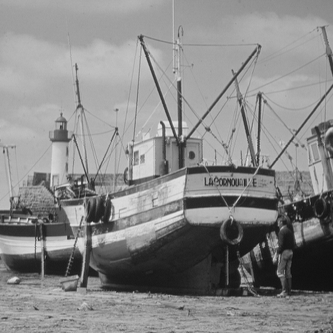
%> input picture tugas-1/task1/test_images/gray1.bmp, 333 x 333 px, shrunk from 512 x 512 before the run
$ octave test_script_calculate_histogram.m   (GNU Octave 9; MATLAB toolbox functions it lacks are replaced by stand-ins)
%> lines starting %> are read from the running program, lines starting %| are printed output that depends on the picture
### tugas-1/task1/calculate_histogram.m
function hist_values = calculate_histogram(img)
    if size(img, 3) == 3
        img = rgb2gray(img);
    end

    hist_values = zeros(1, 256);

    for i = 1:size(img, 1)
        for j = 1:size(img, 2)
            intensity = double(img(i, j)) + 1;
            hist_values(intensity) = hist_values(intensity) + 1;
        end
    end
end

### tugas-1/task1/color_histogram.m
function color_histogram(img)
    figure;

    subplot(3,1,1);
    hist_r = calculate_histogram(img(:,:,1));
    bar(0:255, hist_r, 'r', 'BarWidth', 1);
    title('Red Channel Histogram');
    xlim([0 255]);

    subplot(3,1,2);
    hist_g = calculate_histogram(img(:,:,2));
    bar(0:255, hist_g, 'g', 'BarWidth', 1);
    title('Green Channel Histogram');
    xlim([0 255]);

    subplot(3,1,3);
    hist_b = calculate_histogram(img(:,:,3));
    bar(0:255, hist_b, 'b', 'BarWidth', 1);
    title('Blue Channel Histogram');
    xlim([0 255]);
end

### tugas-1/task1/grayscale_histogram.m
function grayscale_histogram(hist_values, title_text)
    figure;
    bar(0:255, hist_values, 'BarWidth', 1);
    xlabel('Intensity Value');
    ylabel('Frequency');
    title(title_text);
    xlim([0 255]);
end

### tugas-1/task1/test_script_calculate_histogram.m
% load gambar grayscale
img_gray = imread('test_images/gray1.bmp');
%> img_gray is the input picture: size 333x333 uint8; min 15, max 234, mean 136.1
hist_val = calculate_histogram(img_gray);
%> after the loop in calculate_histogram, `for i = 1:size(img, 1)`: hist_values = 256 values, max 2330 at index 160, min 0 at index 1, mean 433.2
%> hist_val has the same summary as hist_values in calculate_histogram
grayscale_histogram(hist_val, 'Grayscale Histogram');
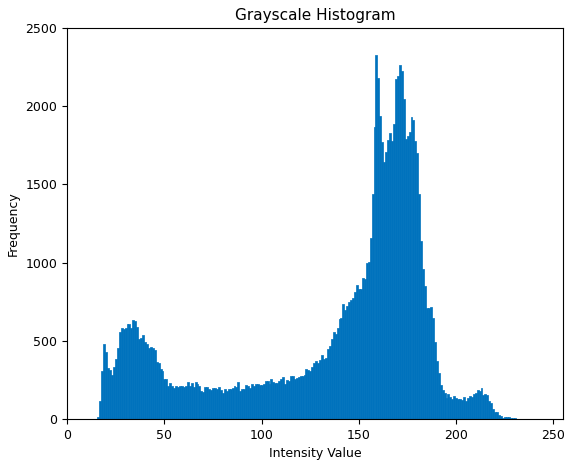
%> figure redrawn from the program's plot data; tallest bar 2330 high, from x = 158.5 to 159.5

% load gambar color
img_color = imread('test_images/color1.jpg');
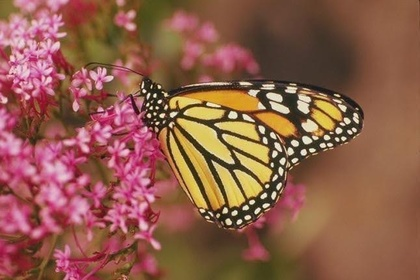
%> input picture tugas-1/task1/test_images/color1.jpg, 420 x 280 px, shrunk from 646 x 431 before the run
%> img_color is the input picture: size 280x420x3 uint8; mean R, G, B 142.9, 92.4, 74.6
color_histogram(img_color);
%> in color_histogram, `hist_r = calculate_histogram(img(:,:,1));`: hist_r = 256 values, max 1663 at index 157, min 0 at index 1, mean 459.4
%> in color_histogram, `hist_g = calculate_histogram(img(:,:,2));`: hist_g = 256 values, max 1745 at index 55, min 0 at index 2, mean 459.4
%> in color_histogram, `hist_b = calculate_histogram(img(:,:,3));`: hist_b = 256 values, max 2212 at index 43, min 0 at index 230, mean 459.4
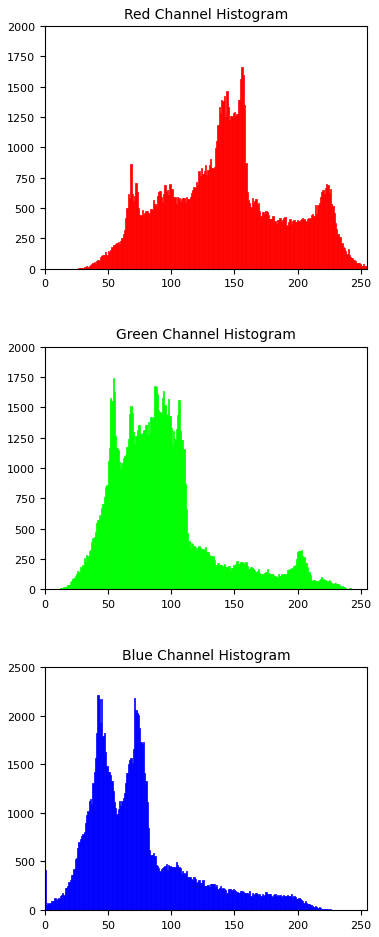
%> figure redrawn from the program's plot data, 3 panels; panel 1: tallest bar 1663 high, from x = 155.5 to 156.5; panel 2: tallest bar 1745 high, from x = 53.5 to 54.5; panel 3: tallest bar 2212 high, from x = 41.5 to 42.5
